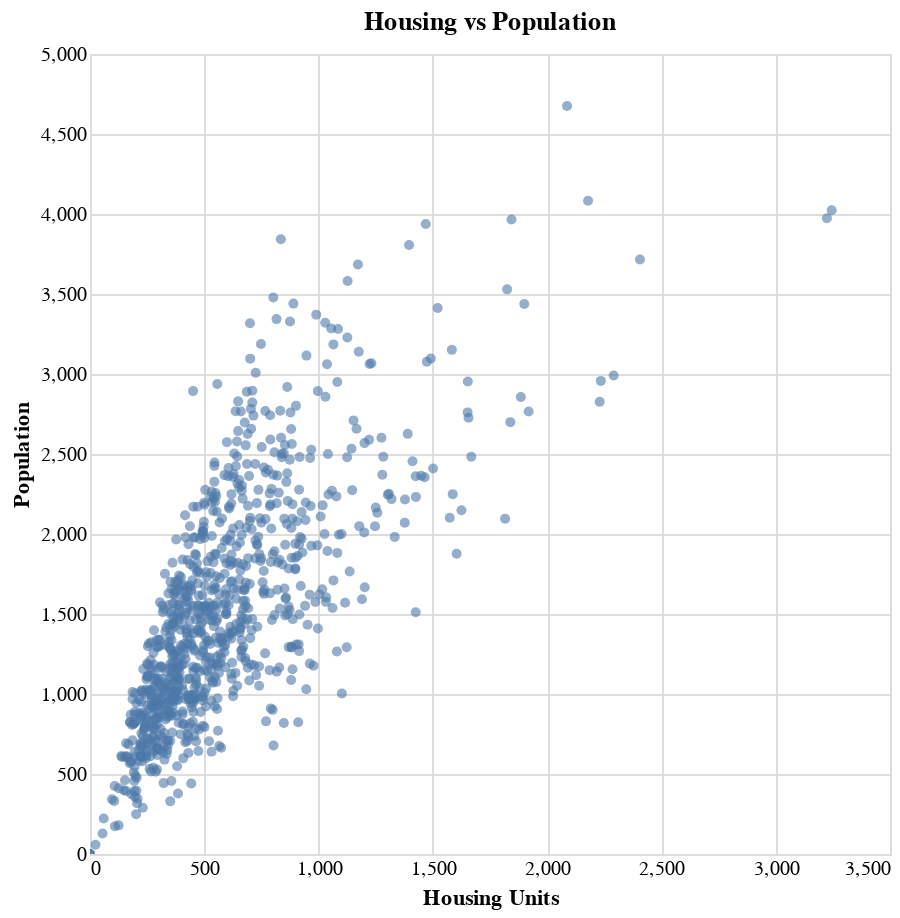

The notebook cell this image was saved under:
### Code cell
# Drop geometry column because Altair can't use geodataframes
df2 = gdf.drop(columns='geometry')

# Make scatterplot
scatter = alt.Chart(df2).mark_circle(size=25, fillOpacity=0.6).encode(
    x='housing_units:Q',
    y='pop:Q',
).interactive()

scatter.encoding.x.title= 'Housing Units'
scatter.encoding.y.title = 'Population'

alt.layer(scatter).configure_view(
    strokeOpacity=0, strokeWidth=0).configure(
    countTitle=' ').configure_scale(
    bandPaddingInner=0.2
    ).configure_axis(
    grid=True, ticks=False, labelAngle=0, domainWidth=0).configure_axisY(
    labelColor='black').properties(
    height=400, width=400, title='Housing vs Population')

### Figure 1 — Vega-Lite specification as saved in the notebook (floating-point values rounded to 4 significant figures; data arrays with more than 128 entries replaced by an {"elided": "..."} marker saying what was removed)
{"$schema": "https://vega.github.io/schema/vega-lite/v2.6.0.json", "config": {"axis": {"domainWidth": 0, "grid": true, "labelAngle": 0, "ticks": false}, "axisY": {"labelColor": "black"}, "countTitle": " ", "scale": {"bandPaddingInner": 0.2}, "view": {"height": 300, "width": 400}}, "datasets": {"data-e1fff26a82a0c15794c539390a6aa02d": {"elided": "924 records"}}, "height": 400, "layer": [{"data": {"name": "data-e1fff26a82a0c15794c539390a6aa02d"}, "encoding": {"x": {"field": "housing_units", "title": "Housing Units", "type": "quantitative"}, "y": {"field": "pop", "title": "Population", "type": "quantitative"}}, "mark": {"fillOpacity": 0.6, "size": 25, "type": "circle"}, "selection": {"selector001": {"bind": "scales", "encodings": ["x", "y"], "mark": {"fill": "#333", "fillOpacity": 0.125, "stroke": "white"}, "on": "[mousedown, window:mouseup] > window:mousemove!", "resolve": "global", "translate": "[mousedown, window:mouseup] > window:mousemove!", "type": "interval", "zoom": "wheel!"}}}], "title": "Housing vs Population", "width": 400}
